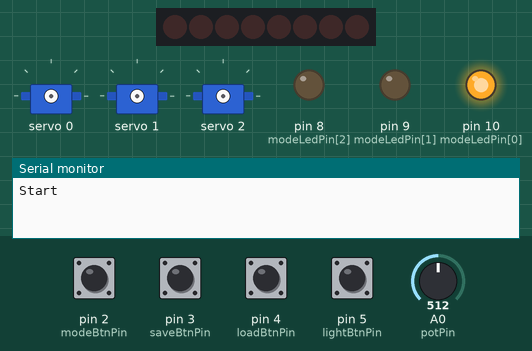
Recording of a sketch running on a simulated Arduino Uno, built with avr-gcc and run on an emulated ATmega328P. Shown: 8 shift-register outputs drawn as a row of LEDs (first output left, lit = HIGH), 3 × servo, output pins drawn as LEDs (lit = HIGH), the last lines printed to the serial monitor. Wiring (inferred from the names in the program): shift register (74HC595): data A2; shift clock A3; latch A1. Wiring (inferred from the signals the program sends): row of LEDs: on Q0, Q1, Q2, Q3, Q4, Q5, Q6, Q7. The inputs (shaded band) are chosen by the test bench; at power-on: pin 2 (modeBtnPin), pin 3 (saveBtnPin), pin 4 (loadBtnPin), pin 5 (lightBtnPin) LOW, A0 (potPin) = 512. Pins used as bus, display or sensor lines are not drawn.

Above: at 1.2 s.
1.3 s: pin 5 (lightBtnPin) pulled HIGH for 1 s
At 2.8 s:
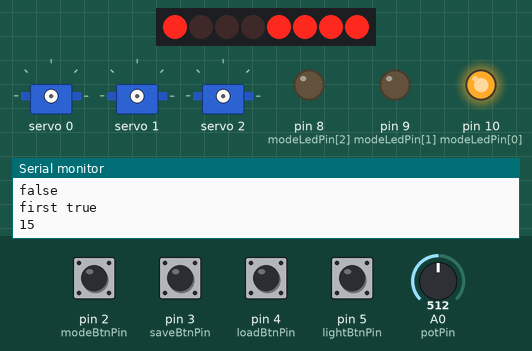
3.9 s: pin 5 (lightBtnPin) pulled HIGH for 0.15 s
At 4.0 s:
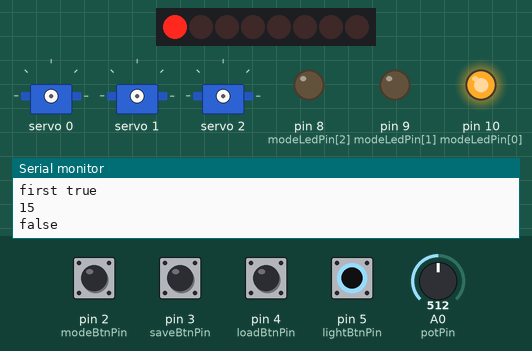
5.5 s: A0 (potPin) set to 668
7.0 s: A0 (potPin) set to 689
At 7.9 s:
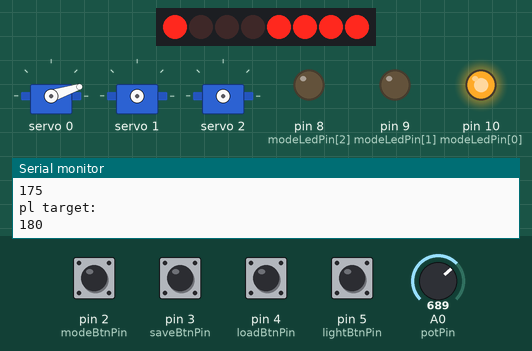
10.0 s: pin 2 (modeBtnPin) pulled HIGH for 0.15 s
At 10.26 s:
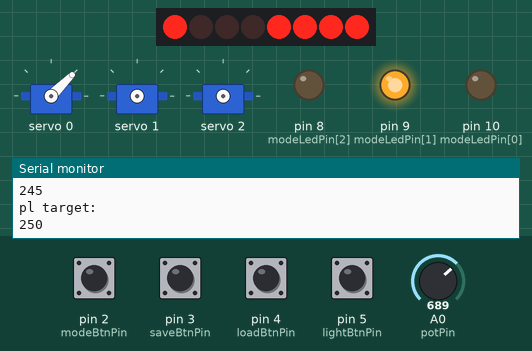
13.0 s: pin 4 (loadBtnPin) pulled HIGH for 0.15 s
At 16.1 s:
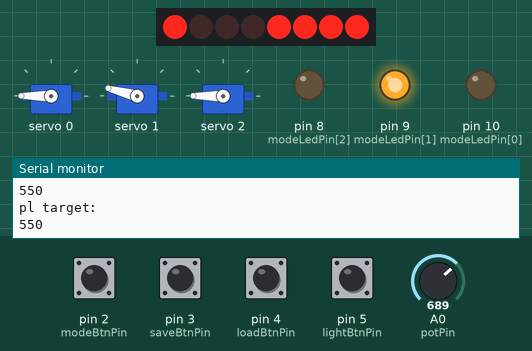
Timing chart, 0 to 17.1 s (numbered marks = the images above; inputs shaded):
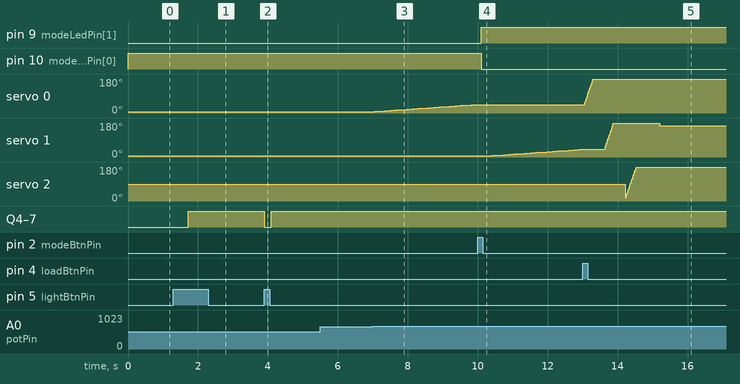

Measured:
- the behaviour switches between 681 and 682 on A0 (potPin) (found by bisection; images 2 and 3)
- after the input at 1.3 s, Q4–7: LOW → HIGH after 0.43 s
- after the input at 5.5 s, every drawn part: stays the same
- after the input at 7.0 s, servo 0: moves from 6° to 45° over 2.9 s, starting after 0.05 s
- after the input at 10.0 s, pin 9 (modeLedPin[1]): LOW → HIGH after 0.10 s; pin 10 (modeLedPin[0]): HIGH → LOW after 0.10 s; servo 0: stays 45° (without the input it goes to 46° after 0.13 s); servo 1: moves from 6° to 40° over 2.5 s, starting after 0.43 s
- after the input at 13.0 s, servo 0: moves from 45° to 180° over 0.25 s, starting at once

The sketch:

RoboLamp.ino
```cpp
#include <Wire.h>
#include <Adafruit_PWMServoDriver.h>
#include <EEPROM.h>

Adafruit_PWMServoDriver pwm = Adafruit_PWMServoDriver();

#define SERVOMIN  150 // this is the 'minimum' pulse length count (out of 4096)
#define SERVOMAX  550 // this is the 'maximum' pulse length count (out of 4096)
// servomin is 0 degrees, servomax is ~190

// Pins
uint16_t potPin = A0;
uint8_t modeBtnPin = 2;
uint8_t saveBtnPin = 3;
uint8_t loadBtnPin = 4;
uint8_t modeLedPin[3] = {10,9,8};
uint8_t lightClockPin = A3;
uint8_t lightLatchPin = A1;
uint8_t lightDataPin = A2;
uint8_t lightBtnPin = 5;

// Vars
uint16_t potVal = 500; // ranges from ~3 - 1023
uint8_t modeBtnState = 0;
uint8_t saveBtnState = 0;
uint8_t loadBtnState = 0;
uint8_t lightBtnState = 0;
bool lightOn = false;
uint16_t currPulseLen[3] = {150,150,150}; // current positions for servos
uint16_t currServo = 0;
uint8_t rotationSpeed = 5;
//storage for led states, 4 bytes
byte ledData[] = {15, 15, 15, 15}; // These are the number of on pins in each row


void setup() {
  Serial.begin(9600);
  Serial.println("Start");

  pwm.begin();
  pwm.setPWMFreq(60);  // Analog servos run at ~60 Hz updates
  delay(10);

  pinMode(modeBtnPin, INPUT); // high is pressed, low is normal
  pinMode(saveBtnPin, INPUT);
  pinMode(loadBtnPin, INPUT);
  pinMode(modeLedPin[0], OUTPUT);
  pinMode(modeLedPin[1], OUTPUT);
  pinMode(modeLedPin[2], OUTPUT);
  //set light pins as output
  pinMode(lightLatchPin, OUTPUT);
  pinMode(lightClockPin, OUTPUT);
  pinMode(lightDataPin, OUTPUT);
  digitalWrite(10, HIGH); // turn servo led on
}


void loop() {
  // button press changes joint/servo being controlled
  modeBtnState = digitalRead(modeBtnPin); // read button press
  delay(10); // apparently this helps reading
  if(modeBtnState == HIGH){
    if (currServo == 2){
      digitalWrite(modeLedPin[currServo], LOW); // turn curr led off
      currServo = 0;
      digitalWrite(modeLedPin[currServo], HIGH); // turn new led on
      delay(300); // time to remove finger
      Serial.println("back to 0");
    }else{
      digitalWrite(modeLedPin[currServo], LOW);
      currServo++;
      digitalWrite(modeLedPin[currServo], HIGH);
      delay(300); // time to remove finger
      Serial.println("next servo");
    }
  }

  // save current position
  saveBtnState = digitalRead(saveBtnPin);
  delay(10);
  if(saveBtnState == HIGH){
    Serial.println("saving...");
    /***
      Need to divide by 4 because servo range is 150-550
      and each byte of the EEPROM can only hold a value from 0 to 255.
    ***/
    uint8_t saveVal = currPulseLen[0] / 4;
    uint8_t saveVal1 = currPulseLen[1] / 4;
    uint8_t saveVal2 = currPulseLen[2] / 4;

    Serial.println(saveVal);
    Serial.println(saveVal1);
    Serial.println(saveVal2);

    // save to permanent mem
    EEPROM.write(0, saveVal);
    EEPROM.write(1, saveVal1);
    EEPROM.write(2, saveVal2);
  }

  // load saved position
  loadBtnState = digitalRead(loadBtnPin); // read button press
  delay(10); // apparently this helps reading
  if(loadBtnState == HIGH){
    Serial.println("loading...");
    // read from permanent mem
    moveServo(0,int(EEPROM.read(0))*4);
    moveServo(1,int(EEPROM.read(1))*4);
    moveServo(2,int(EEPROM.read(2))*4);
  }


  // Needed to reset the light vals
  ledData[0] = 15;
  ledData[1] = 15;
  ledData[2] = 15;
  ledData[3] = 15;

  // Check light mode btn
  lightBtnState = digitalRead(lightBtnPin); // read button press
  //delay(10); // apparently this helps reading
  if(lightBtnState == HIGH){
    if(lightOn == false){
      lightOn = true;
      Serial.println("first true");
      Serial.println(ledData[0]);
    }
    delay(200);
  }

  while(lightOn){
    // Check light mode btn, can't do anything else while light is on

    lightBtnState = digitalRead(lightBtnPin); // read button press
    //delay(10); // apparently this helps reading
    if(lightBtnState == HIGH){
      if(lightOn){
        lightOn = false;
        //ledData = {0,0,0,0}; // So it doesn't leave the last sent row on the leds
        ledData[0] = 0;
        ledData[1] = 0;
        ledData[2] = 0;
        ledData[3] = 0;
        Serial.println("false");
      }
      delay(200);
    }

    for (byte i=0;i<4;i++){
        // Light's on
        //send data from ledData to each row, one at a time
        byte dataToSend = (1 << (i+4)) | (15 & ~ledData[i]);

        // setlatch pin low so the LEDs don't change while sending in bits
        digitalWrite(lightLatchPin, LOW);
        // shift out the bits of dataToSend to the 74HC595
        shiftOut(lightDataPin, lightClockPin, LSBFIRST, dataToSend);
        //set latch pin high- this sends data to outputs so the LEDs will light up
        digitalWrite(lightLatchPin, HIGH);

        //delay(10); // Use for strobing, normally off
      }
  }

  //delay(100);

  // If pot is right then target +10, if left then target -10
  // deadzone is 60-120 degrees
  potVal = fromPot(analogRead(potPin)); // this should be pot degrees 0-180
  delay(10);
  //Serial.println("degrees:");
  //Serial.println(potVal);
  if (potVal <= 60){
    // go -10
    if ((currPulseLen[currServo] - rotationSpeed) <= SERVOMIN){
      moveServo(currServo, SERVOMIN); // set to lowest angle
      delay(10);
      //Serial.println("at lowest");
    }else if((currPulseLen[currServo] - rotationSpeed) > SERVOMIN){
      // moves current servo to its previous position - 10
      moveServo(currServo, currPulseLen[currServo] - rotationSpeed);
      delay(10);
      //Serial.println("-10");
    }

    delay(100);

  }else if (potVal >= 120){
    // go +10
    if ((currPulseLen[currServo] + rotationSpeed) >= SERVOMAX){
      moveServo(currServo, SERVOMAX); // set to highest angle
      delay(10);
      //Serial.println("at highest");

    }else if((currPulseLen[currServo] + rotationSpeed) < SERVOMAX){
      // moves current servo to its previous position + 10
      moveServo(currServo, currPulseLen[currServo] + rotationSpeed);
      delay(10);
      //Serial.println("+10");
    }

    delay(100);

  }else{
    // deadzone so change nothing
    //Serial.println("deadzone");
  }

}


uint16_t fromDegrees(uint16_t degree){
  // returns the servo pulselength for the given degrees
  uint16_t pulseLength = map(degree, 0, 180, SERVOMIN, SERVOMAX);
  return pulseLength;
}

uint16_t fromPot(uint16_t analogue){
  // returns the degrees for the given pot
  uint16_t degree = map(analogue, 0, 1023, 0, 180);
  return degree;
}


void moveServo(uint16_t servo, uint16_t targetPulseLength){
  Serial.println("pl target:");
  Serial.println(targetPulseLength);

  // perhaps implement a while(pot = right) pulselen++ to prevent stutter?

  if (currPulseLen[servo] < targetPulseLength){
    //Serial.println("going up");
    for (uint16_t pulselen = currPulseLen[servo]; pulselen < targetPulseLength; pulselen++) {
      pwm.setPWM(servo, 0, pulselen);
      // first arg is channel/servo, ignore second, last is degree
    }
    currPulseLen[servo] = targetPulseLength;
  } else if(currPulseLen[servo] > targetPulseLength){
    //Serial.println("going down");
    for (uint16_t pulselen = currPulseLen[servo]; pulselen > targetPulseLength; pulselen--) {
      pwm.setPWM(servo, 0, pulselen);
    }
    currPulseLen[servo] = targetPulseLength;
  }

}
```
